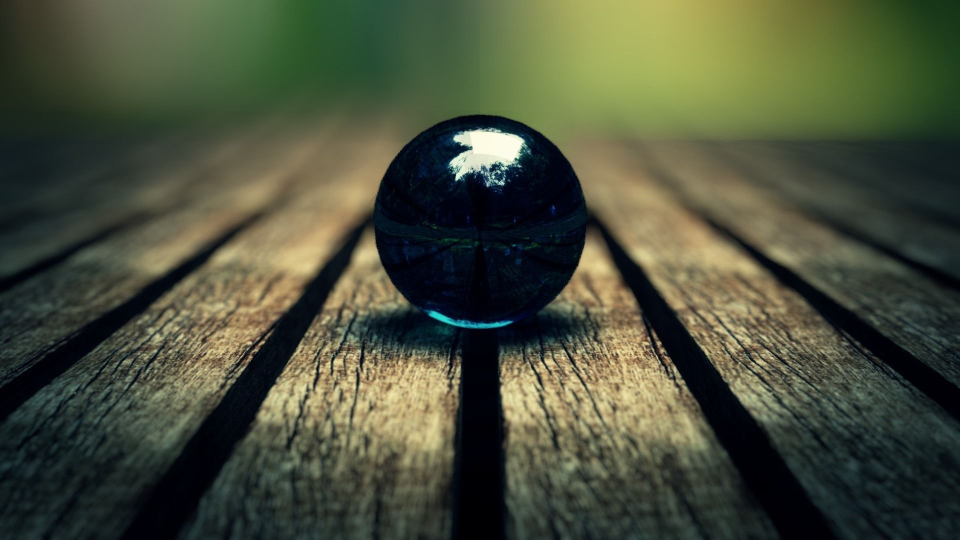
#> input picture OPENCV BEGGINNER LEVEL/code/imageSources/black_ball.jpg, 1920 x 1080 px (shown at 1/2 size)
$ python feature_detection.py
#> lines starting #> are read from the running program, lines starting #| are printed output that depends on the picture
### OPENCV BEGGINNER LEVEL/code/import_images.py
import os
import cv2
images =[]

def addimage(imagename):
    images.append(imagename)

for i in os.listdir('imageSources'):
    images.append(i)

s=dict()


for i in images:
    a = (i.split('.'))[0]
    s[a] = str('imageSources\\'+i)

def show():
    print('the images in directory are', [i for i, j in s.items()])
    return True

# [5 lines left out: function extract, not called in this run]

def allImages():
    return [ str('imageSources\\'+i) for i in images]

# [4 lines left out: function dict_images, not called in this run]

#print(dict_images())

### OPENCV BEGGINNER LEVEL/code/gui_features.py
import cv2
import mul_images
import numpy as np
import import_images as ii


# [19 lines left out: function shapes, not called in this run]

'''
cv2.namedWindow('blackwindow',cv2.WINDOW_NORMAL)# there are totally 6 flages normal,auto_size,gui_normal,gui_expanded,fullscreen,keepratio,freeratio,opengl
    cv2.resizeWindow('blackwindow',512,512)#to resize the window
'''

def empty(x):
    pass

# [21 lines left out: function trackbar, not called in this run]

img  = cv2.imread('imageSources/black_ball.jpg')
#> img is the input picture: shape (1080, 1920, 3); mean B, G, R 59.4, 79.6, 74.1
image  = cv2.resize(img,(512,512))
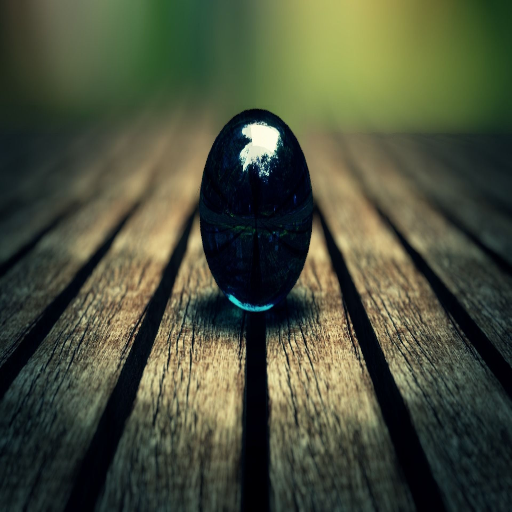
#> image: shape (512, 512, 3); mean B, G, R 59.3, 79.5, 74

# [52 lines left out: functions click_mouse, paint_brush, finding_bgr_single_image, not called in this run]

def finding_bgr(image,winName):
    # [6 lines left out: function bgr, not called in this run]

    points =[]
    cv2.namedWindow(winName)
    cv2.setMouseCallback(winName,bgr)
    # print(image.shape)

    cv2.imshow(winName , image)
    if cv2.waitKey(0) & 0xff == 's':
        cv2.destroyAllWindows()
    return points

### OPENCV BEGGINNER LEVEL/code/stacked_images.py
import cv2
import numpy as np
import gui_features


# [72 lines left out: functions stacking, stacked_matrix, stacked_matrix_image_map, not called in this run]


#cv2.namedWindow(winName,cv2.WINDOW_AUTOSIZE)


def stacking_images(matrix_images , scale , new_dim , isColor):
    same_size_images = []
    same_scaled_images = []
    stack_len = max([len(i) for i in matrix_images])

    for i in matrix_images:
        if len(i) == stack_len:
            hash = []
            for j in i:
                if j.ndim == 2:
                    j = cv2.cvtColor(j , cv2.COLOR_GRAY2BGR)
                print(j.ndim, j.shape)
                hash.append(cv2.resize(j, new_dim))
            same_size_images.append(hash)
        else:
            n = stack_len - len(i)
            hash = []
            for j in i:
                print(j)
                if j.ndim == 2 and isColor:
                    j = cv2.cvtColor(j , cv2.COLOR_GRAY2BGR)
                hash.append(cv2.resize(j, new_dim))
            for k in range(n):
                print('k',k)
                if isColor:
                    print('iscolor')
                    hash.append(cv2.resize(np.zeros((512,512,3),np.uint8),(new_dim)))
                else:
                    hash.append(cv2.resize(np.zeros((512,512),np.uint8),(new_dim)))

            print('iscolor',len(hash))
            same_size_images.append(hash)

    for j in same_size_images:
        same_scaled_images.append([cv2.resize(k, None,(0,0), scale, scale) for k in j])  # 2
    for k in same_scaled_images:
        for j in k:
            print(j.shape)
    stacked_matrix = cv2.vconcat([cv2.hconcat(list_h) for list_h in same_scaled_images])
    return stacked_matrix

# [7 lines of commented-out code are left out]
'''
img = imgArray[0]

image = cv2.imread(img)
image  = cv2.resize(image,(256,256))
gray_image = cv2.cvtColor(image,cv2.COLOR_BGR2GRAY)
gray  = cv2.cvtColor(gray_image,cv2.COLOR_GRAY2BGR)
im = cv2.hconcat([image,gray])
cv2.imshow('stack',im)
cv2.waitKey(0)

'''

### OPENCV BEGGINNER LEVEL/code/feature_detection.py
import cv2
import stacked_images as stack
import gui_features
img = cv2.imread('imageSources/shapes_color.jpg')
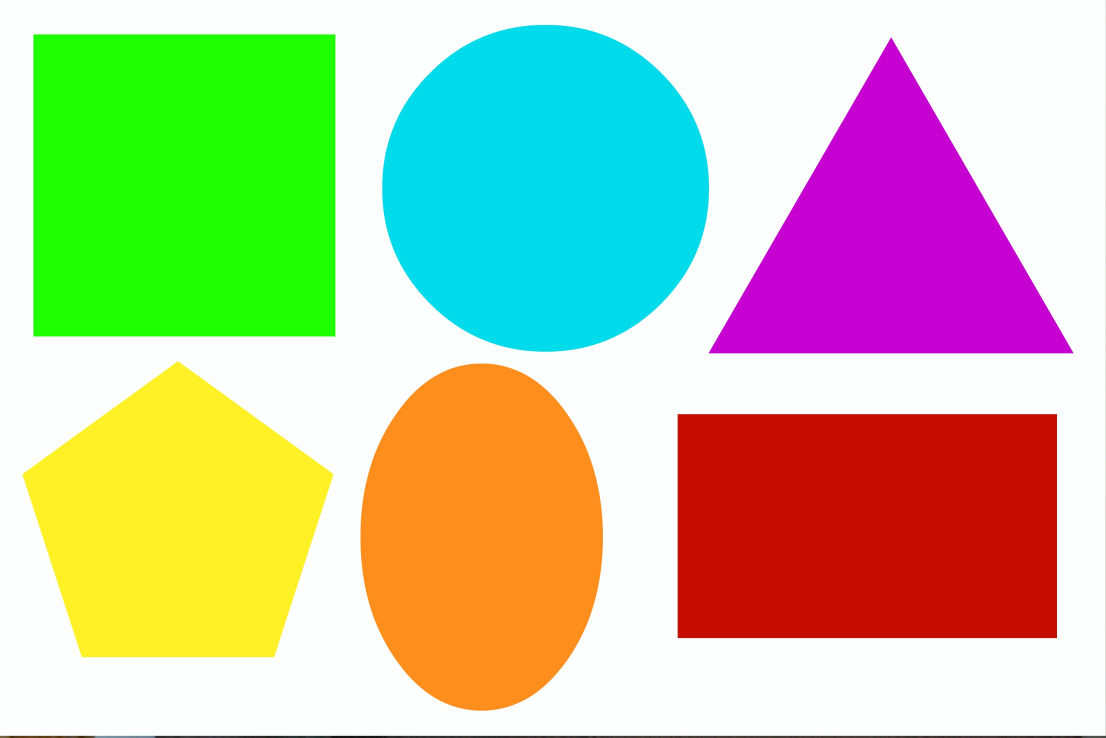
#> input picture OPENCV BEGGINNER LEVEL/code/imageSources/shapes_color.jpg, 3318 x 2212 px (shown at 1/3 size)
#> img is the input picture: shape (2212, 3318, 3); mean B, G, R 158.3, 197.4, 192.1
# l = stack.stacking_images([[img]],0.5,(1080,950),False)
def harris_corner_detection(img):
    gray_img = cv2.cvtColor(img , cv2.COLOR_BGR2GRAY)
    dst1 = cv2.cornerHarris(gray_img, 4, 11, 0.04)
    # result is dilated for marking the corners, not important
    dst = cv2.dilate(dst1, None,iterations=5)
    # Threshold for an optimal value, it may vary depending on the image.
    img[dst > 0.01 * dst1.max()] = [0, 0, 255]
    k = stack.stacking_images([[dst,dst1]],0.5,(1080,950),True)
    l = stack.stacking_images([[img ]],0.5,(1090,950),True)
    gui_features.finding_bgr(l,'image')

# harris_corner_detection(img)
hand = cv2.imread('imageSources/hand_detection/hand1.jpg')
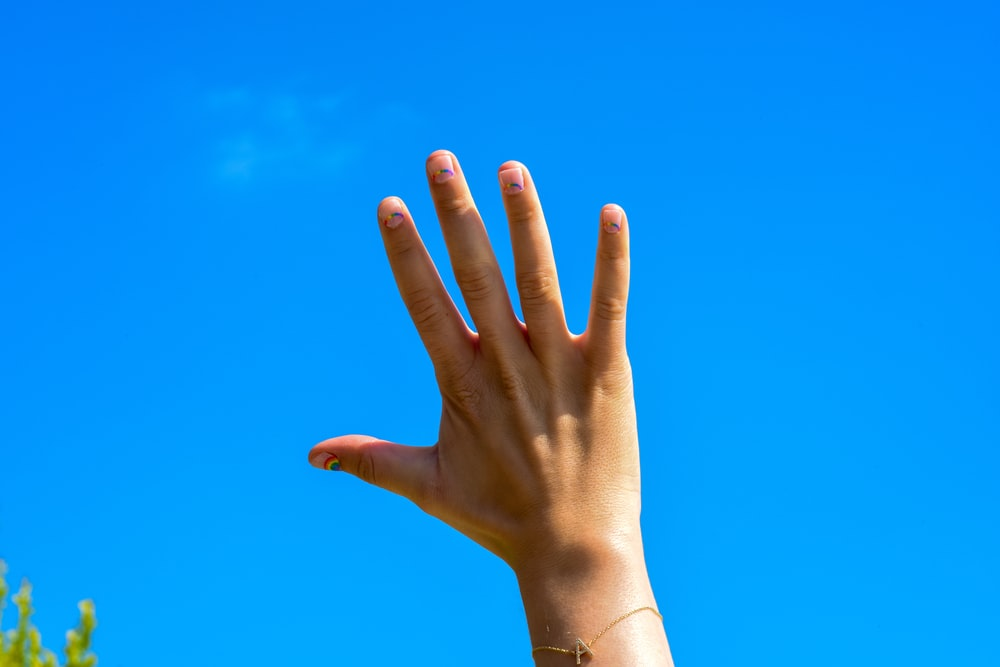
#> input picture OPENCV BEGGINNER LEVEL/code/imageSources/hand_detection/hand1.jpg, 1000 x 667 px
#> hand is the input picture: shape (667, 1000, 3); mean B, G, R 227.5, 145.3, 21.7
l = stack.stacking_images([[hand ]],0.5,(1090,950),True)
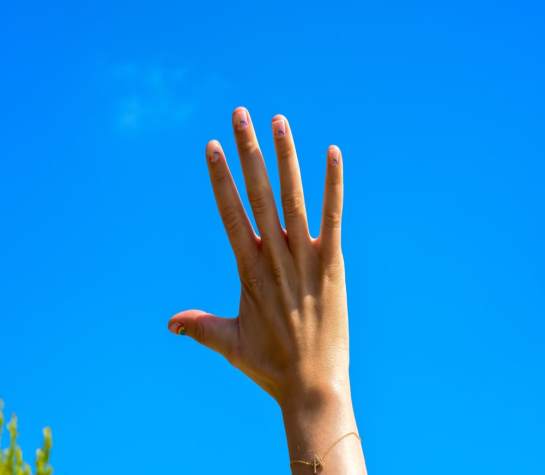
#> l: shape (475, 545, 3); mean B, G, R 227.5, 145.3, 21.8
gui_features.finding_bgr(l,'image')
#> (key Esc is pressed here)
def contours(img):
    gray_img = cv2.cvtColor(img , cv2.COLOR_BGR2GRAY)
    thresh_img = cv2.threshold(gray_img , )
    pass
